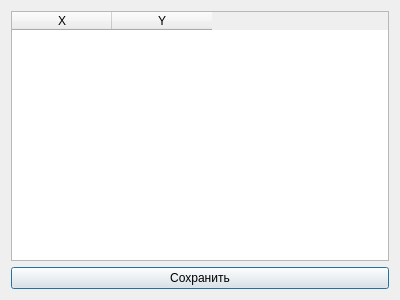
<?xml version="1.0" encoding="UTF-8"?>
<ui version="4.0">
 <class>rowCountDialog</class>
 <widget class="QDialog" name="rowCountDialog">
  <property name="geometry">
   <rect>
    <x>0</x>
    <y>0</y>
    <width>400</width>
    <height>300</height>
   </rect>
  </property>
  <property name="windowTitle">
   <string>Dialog</string>
  </property>
  <layout class="QVBoxLayout" name="verticalLayout">
   <item>
    <widget class="QTableWidget" name="table_points">
     <property name="columnCount">
      <number>2</number>
     </property>
     <column>
      <property name="text">
       <string>X</string>
      </property>
     </column>
     <column>
      <property name="text">
       <string>Y</string>
      </property>
     </column>
    </widget>
   </item>
   <item>
    <widget class="QPushButton" name="btn_save_points">
     <property name="text">
      <string>Сохранить</string>
     </property>
    </widget>
   </item>
  </layout>
 </widget>
 <resources/>
 <connections/>
</ui>
